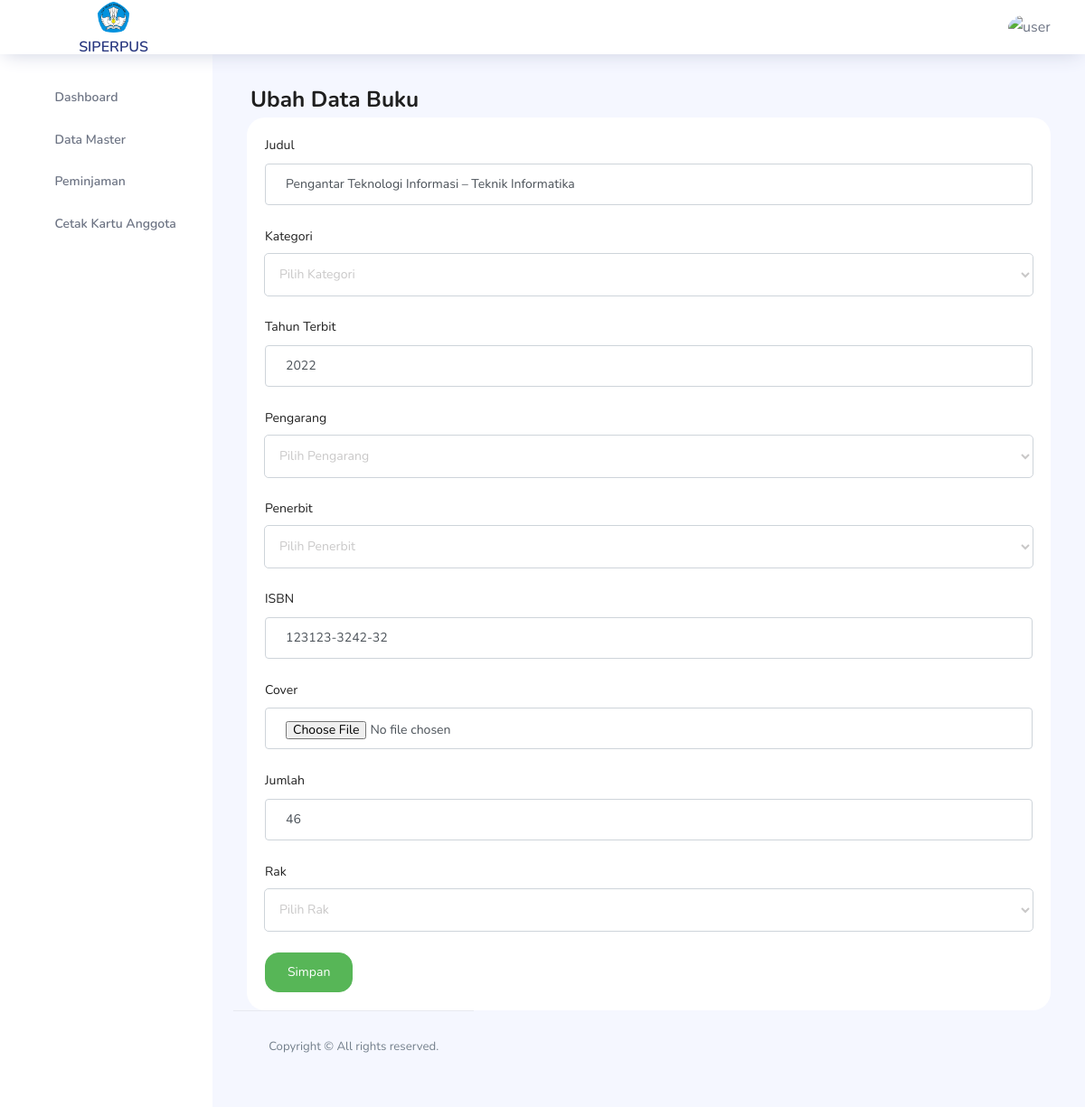
The page /buku/ubah/1 on the database its author committed.
### tables this page shows
CREATE TABLE `buku` (
  `id_buku` int NOT NULL,
  `judul` varchar(255) DEFAULT NULL,
  `tahun_terbit` year DEFAULT NULL,
  `jumlah` int DEFAULT NULL,
  `isbn` varchar(20) DEFAULT NULL,
  `cover` varchar(500) NOT NULL,
  `id_pengarang` int DEFAULT NULL,
  `id_penerbit` int DEFAULT NULL,
  `id_kategori_buku` int DEFAULT NULL,
  `id_rak` int NOT NULL
);

### application/controllers/Petugas/Buku.php (called while the page is built, shortened)
<?php
class Buku extends CI_Controller {
     public function edit_buku($id_buku)
	{
		$data['users'] = $this->db->query("SELECT * FROM buku WHERE id_buku = '$id_buku'")->result();
		$data['title'] = "SIPERPUS";
        $data['rak'] = $this->M_buku->tampil_rak();
		$data['kategori'] = $this->M_buku->tampil_kategori();
		$data['penerbit'] = $this->M_buku->tampil_penerbit();
		$data['pengarang'] = $this->M_buku->tampil_pengarang();
		$this->load->view('partials/header',$data);
		$this->load->view('partials/navbar');
		$this->load->view('partials/sidebar_petugas');
        $this->load->view('petugas/buku/ubah_buku',$data);
        $this->load->view('partials/footer');
	}
}

### index.php (called while the page is built, shortened)
<?php
require_once BASEPATH.'core/CodeIgniter.php';

### application/views/petugas/buku/ubah_buku.php (the view, shortened to what this page needs)
<div class="main-panel">
    <div class="content-wrapper">
        <div class="row">
            <div class="col-md-12 grid-margin">
                <div class="row">
                    <div class="col-12 col-xl-8 mb-4 mb-xl-0 ml-1">
                        <h3 class="font-weight-bold">Ubah Data Buku</h3>
                    </div>
   <div class="container-fluid">
    <div>
         <div class="card">
          <div class="card-body">
                    <?php foreach ($users as $user) : ?>
                <form id="formTambahUser" action="<?= base_url('petugas_ubah_data_buku')?>" method="POST"
                    enctype="multipart/form-data">
                    <div class="form-group">
                        <label for="nomor_sppb">Judul</label>
                        <input type="text" class="form-control" id="judul" name="judul" value="<?= $user->judul?>"placeholder="Masukkan Judul" required>
                    </div>
                    <div class="form-group">
                    <label for="id_divisi">Kategori</label>
                    <select class="form-control" id="id_kategori_buku" name="id_kategori_buku" required>
                        <option value="">Pilih Kategori</option>
                    </select>
                    </div>
                    <div class="form-group">
                        <label for="nomor_sppb">Tahun Terbit</label>
                        <input type="text" class="form-control" id="tahun_terbit" value="<?= $user->tahun_terbit?>" name="tahun_terbit"
                            placeholder="Masukkan Tahun Terbit" required>
                    </div>
                    <div class="form-group">
                    <label for="id_divisi">Pengarang</label>
                    <select class="form-control" id="id_pengarang" name="id_pengarang" required>
                        <option value="">Pilih Pengarang</option>
                    </select>
                    </div>
                    <div class="form-group">
                    <label for="id_divisi">Penerbit</label>
                    <select class="form-control" id="id_penerbit" name="id_penerbit" required>
                        <option value="">Pilih Penerbit</option>
                    </select>
                    </div>
                    <div class="form-group">
                        <label for="tanggal">ISBN</label>
                        <input type="text" class="form-control" id="isbn" name="isbn" value="<?= $user->isbn?>" required>
                    </div>
                    <div class="form-group">
                        <label for="tanggal">Cover</label>
                        <input type="file" class="form-control" id="cover" name="cover" required>
                    </div>
                    <div class="form-group">
                        <label for="tanggal">Jumlah</label>
                        <input type="text" class="form-control" id="jumlah" name="jumlah" value="<?= $user->jumlah?>"required>
                    </div>
                    <div class="form-group">
                    <label for="id_divisi">Rak</label>
                    <select class="form-control" id="id_rak" name="id_rak" required>
                        <option value="">Pilih Rak</option>
                    </select>
                    </div>
                    <button type="submit" class="btn btn-success">Simpan</button>
                </form>
                <?php endforeach; ?>
            </div>
        </div>
    </div>
</div>

### rows shown on the page
buku: judul "Pengantar Teknologi Informasi – Teknik Informatika", tahun_terbit "2022", isbn "123123-3242-32", jumlah "46"
